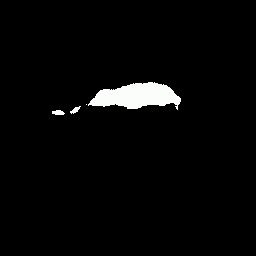
#> input picture frame 96 of Input_video.mp4, 256 x 256 px, given in place of sample_video.mp4, which was not available
$ python slow.py
#> lines starting #> are read from the running program, lines starting #| are printed output that depends on the picture; pictures that were not available may be replaced by others from this repository, and a replacement may not be noted
import cv2

def slow_down_video(video_path, output_path, slow_down_factor):
    """
    Slow down a video by duplicating frames.

    Args:
        video_path (str): Path to the input video file.
        output_path (str): Path to the output video file.
        slow_down_factor (int): Factor by which to slow down the video.
    """
#> called with video_path = './sample_video.mp4', output_path = 'slowed.mp4', slow_down_factor = 3
    # Read the input video
    cap = cv2.VideoCapture(video_path)
    fps = cap.get(cv2.CAP_PROP_FPS)
    frame_count = int(cap.get(cv2.CAP_PROP_FRAME_COUNT))

    # Create a VideoWriter for the output video
    fourcc = cv2.VideoWriter_fourcc(*'mp4v')
    out = cv2.VideoWriter(output_path, fourcc, fps, (int(cap.get(3)), int(cap.get(4))))

    # Slow down the video by duplicating frames
    for i in range(frame_count):
        ret, frame = cap.read()
        if not ret:
            break

        # Write the original frame
        out.write(frame)

        # Duplicate frames to slow down the video
        for _ in range(slow_down_factor - 1):
            out.write(frame)
#> this loop made 31 passes
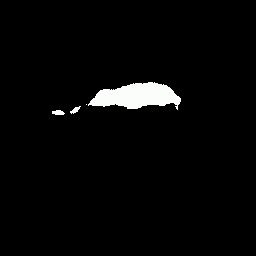
#> input picture frame 96 of Input_video.mp4, 256 x 256 px, given in place of sample_video.mp4, which was not available
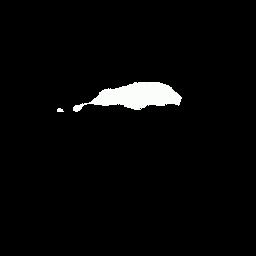
#> input picture frame 97 of Input_video.mp4, 256 x 256 px, given in place of sample_video.mp4, which was not available
#> after the loop:
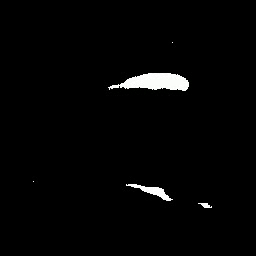
#> frame: shape (256, 256, 3); mean B, G, R 4.7, 4.8, 4.7

    # Release resources
    cap.release()
    out.release()

# Example usage
video_path = './sample_video.mp4'
output_path = 'slowed.mp4'
slow_down_factor = 3  # Slow down the video by a factor of 2

slow_down_video(video_path, output_path, slow_down_factor)
